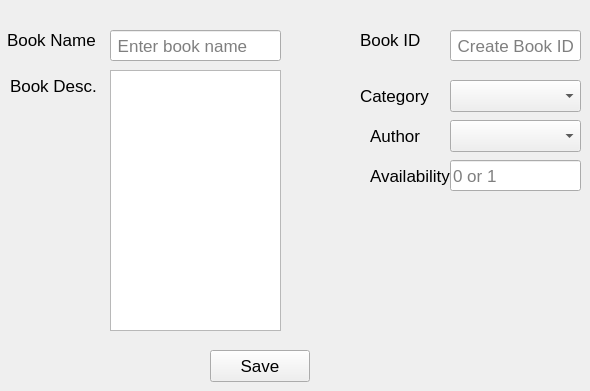
      <widget class="QWidget" name="tab_5">
       <attribute name="title">
        <string>Add a new book</string>
       </attribute>
       <widget class="QLineEdit" name="lineEdit_2">
        <property name="geometry">
         <rect>
          <x>110</x>
          <y>30</y>
          <width>171</width>
          <height>31</height>
         </rect>
        </property>
        <property name="font">
         <font>
          <family>Arial</family>
          <pointsize>13</pointsize>
         </font>
        </property>
        <property name="placeholderText">
         <string> Enter book name</string>
        </property>
       </widget>
       <widget class="QLineEdit" name="lineEdit_3">
        <property name="geometry">
         <rect>
          <x>450</x>
          <y>30</y>
          <width>131</width>
          <height>31</height>
         </rect>
        </property>
        <property name="font">
         <font>
          <family>Arial</family>
          <pointsize>13</pointsize>
         </font>
        </property>
        <property name="placeholderText">
         <string> Create Book ID</string>
        </property>
       </widget>
       <widget class="QComboBox" name="comboBox_3">
        <property name="geometry">
         <rect>
          <x>450</x>
          <y>80</y>
          <width>131</width>
          <height>32</height>
         </rect>
        </property>
        <property name="font">
         <font>
          <family>Arial</family>
          <pointsize>13</pointsize>
         </font>
        </property>
        <property name="placeholderText">
         <string/>
        </property>
       </widget>
       <widget class="QComboBox" name="comboBox_4">
        <property name="geometry">
         <rect>
          <x>450</x>
          <y>120</y>
          <width>131</width>
          <height>32</height>
         </rect>
        </property>
        <property name="font">
         <font>
          <family>Arial</family>
          <pointsize>13</pointsize>
         </font>
        </property>
       </widget>
       <widget class="QPushButton" name="pushButton_7">
        <property name="geometry">
         <rect>
          <x>210</x>
          <y>350</y>
          <width>100</width>
          <height>32</height>
         </rect>
        </property>
        <property name="font">
         <font>
          <family>Arial</family>
          <pointsize>13</pointsize>
         </font>
        </property>
        <property name="text">
         <string>Save</string>
        </property>
       </widget>
       <widget class="QLabel" name="label_3">
        <property name="geometry">
         <rect>
          <x>7</x>
          <y>30</y>
          <width>91</width>
          <height>20</height>
         </rect>
        </property>
        <property name="font">
         <font>
          <family>Arial</family>
          <pointsize>13</pointsize>
         </font>
        </property>
        <property name="text">
         <string>Book Name</string>
        </property>
       </widget>
       <widget class="QLabel" name="label_4">
        <property name="geometry">
         <rect>
          <x>360</x>
          <y>30</y>
          <width>81</width>
          <height>20</height>
         </rect>
        </property>
        <property name="font">
         <font>
          <family>Arial</family>
          <pointsize>13</pointsize>
         </font>
        </property>
        <property name="text">
         <string>Book ID</string>
        </property>
       </widget>
       <widget class="QLabel" name="label_5">
        <property name="geometry">
         <rect>
          <x>360</x>
          <y>80</y>
          <width>81</width>
          <height>31</height>
         </rect>
        </property>
        <property name="font">
         <font>
          <family>Arial</family>
          <pointsize>13</pointsize>
         </font>
        </property>
        <property name="text">
         <string>Category</string>
        </property>
       </widget>
       <widget class="QLabel" name="label_6">
        <property name="geometry">
         <rect>
          <x>370</x>
          <y>120</y>
          <width>81</width>
          <height>31</height>
         </rect>
        </property>
        <property name="font">
         <font>
          <family>Arial</family>
          <pointsize>13</pointsize>
         </font>
        </property>
        <property name="text">
         <string>Author</string>
        </property>
       </widget>
       <widget class="QTextEdit" name="textEdit_2">
        <property name="geometry">
         <rect>
          <x>110</x>
          <y>70</y>
          <width>171</width>
          <height>261</height>
         </rect>
        </property>
        <property name="font">
         <font>
          <family>Arial</family>
          <pointsize>13</pointsize>
         </font>
        </property>
       </widget>
       <widget class="QLabel" name="label_26">
        <property name="geometry">
         <rect>
          <x>10</x>
          <y>70</y>
          <width>91</width>
          <height>31</height>
         </rect>
        </property>
        <property name="font">
         <font>
          <family>Arial</family>
          <pointsize>13</pointsize>
         </font>
        </property>
        <property name="text">
         <string>Book Desc.</string>
        </property>
       </widget>
       <widget class="QLabel" name="label_28">
        <property name="geometry">
         <rect>
          <x>370</x>
          <y>160</y>
          <width>81</width>
          <height>31</height>
         </rect>
        </property>
        <property name="font">
         <font>
          <family>Arial</family>
          <pointsize>13</pointsize>
         </font>
        </property>
        <property name="text">
         <string>Availability</string>
        </property>
       </widget>
       <widget class="QLineEdit" name="lineEdit_19">
        <property name="geometry">
         <rect>
          <x>450</x>
          <y>160</y>
          <width>131</width>
          <height>31</height>
         </rect>
        </property>
        <property name="font">
         <font>
          <family>Arial</family>
          <pointsize>13</pointsize>
         </font>
        </property>
        <property name="placeholderText">
         <string>0 or 1</string>
        </property>
       </widget>
      </widget>
